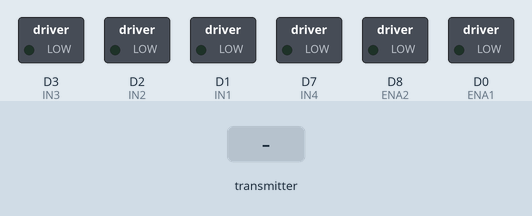
The sketch below on a simulated ESP8266 (NodeMCU). Shown: switched loads named in the sketch (green lamp = pin HIGH). The inputs (shaded band) are chosen by the test bench.

Above: at 1.2 s.
1.3 s: the transmitter starts sending potValue1 = 0
At 2.3 s:
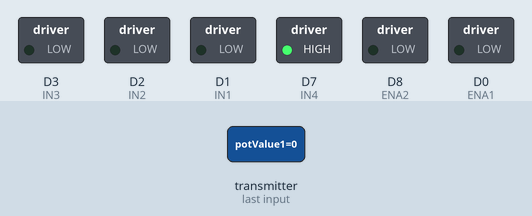
2.8 s: the transmitter starts sending potValue1 = 256
At 3.4 s:
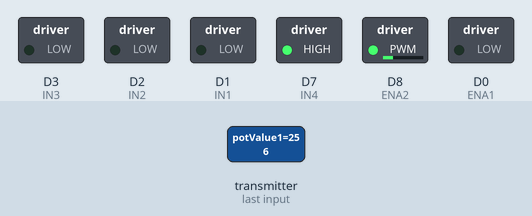
4.3 s: the transmitter starts sending potValue1 = 512
At 5.5 s:
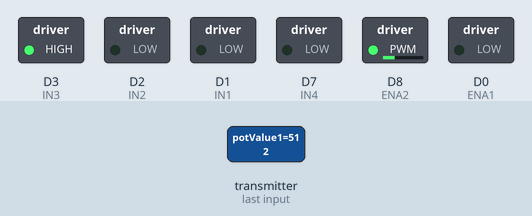
5.8 s: the transmitter starts sending potValue1 = 1023
At 6.9 s:
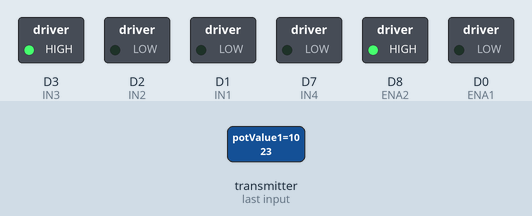
Timing chart, 0 to 8.3 s (numbered marks = the images above; inputs shaded):
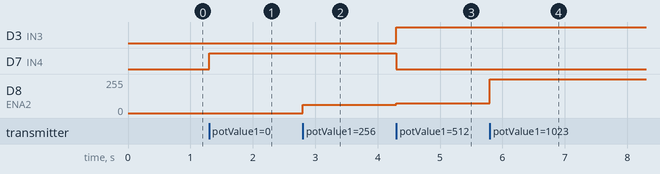

Measured:
- after the input at 1.3 s, D7 (IN4): LOW → HIGH at once
- after the input at 2.8 s, D8 (ENA2): 0/255 → 63/255 at once
- after the input at 4.3 s, D3 (IN3): LOW → HIGH at once; D7 (IN4): HIGH → LOW at once; D8 (ENA2): 63/255 → 73/255 at once
- after the input at 5.8 s, D8 (ENA2): 73/255 → 255/255 at once

The sketch:

Reciever-MOTOR-A_Test.ino
```cpp
// /workspaces/princessWinipini/tests/Connection Tests/Reciever-MOTOR-A_Test.ino
// princessWinipini Boat Project
// Created by calpkim & TitoSpike
// ©2025

//A work in advanced, this is GOING TO FAIL : )

// Import Libraries
#include <ESP8266WiFi.h>
#include <espnow.h>

// Motor A
int ENA1 = D0; // 16;
int IN1 = D1; // 5;
int IN2 = D2; // 4;

// Motor B
int IN3 = D3; //0;
int IN4 = D7; //13;
int ENA2 = D8; //15;

// Setting minimum duty cycle
int dutyCycle = 0;


//
typedef struct struct_message {
  int potValue1; // Motor B, throttle
  int potValue2; // Motor A, steering
} struct_message;

struct_message incomingData;

void OnDataRecv(uint8_t *mac, uint8_t *incomingDataBytes, uint8_t len) {
  memcpy(&incomingData, incomingDataBytes, sizeof(incomingData));
  int potValue1 = incomingData.potValue1;
  int potValue2 = incomingData.potValue2;

  int speedThrottle = 0;
  int speedSteering = 0;

  if (potValue1 <= 307) {
    // REVERSE: Scale 0–307 to 0–30
    speedThrottle = map(potValue1, 0, 307, 0, 30);
    // Motor B Reverse
    digitalWrite(IN3, LOW);
    digitalWrite(IN4, HIGH);
    analogWrite(ENA2, speedThrottle);


  } else if (potValue1 >= 308) {
    // FORWARD: Scale 308–1023 to 0–100
    speedThrottle = map(potValue1, 308, 1023, 0, 100);
    // Motor B Forward
    digitalWrite(IN3, HIGH);
    digitalWrite(IN4, LOW);
    analogWrite(ENA2, speedThrottle);


  } else {
    // STOP
    digitalWrite(IN3, LOW);
    digitalWrite(IN4, LOW);
    analogWrite(ENA2, dutyCycle);
  }
//
//
//
//
//
  /*if (potValue2 <= 512) {
    // LEFT: Scale 0–512 to 0–100
    speedSteering = map(potValue2, 0, 512, 0, 100);
    // Motor A Left
    digitalWrite(IN1, LOW);
    digitalWrite(IN2, HIGH);
    analogWrite(ENA1, speedSteering);


  } else if (potValue2 >= 513) {
    // RIGHT: Scale 513–1023 to 0–100
    speedSteering = map(potValue2, 513, 1023, 0, 100);
    // Motor A Right
    digitalWrite(IN1, HIGH);
    digitalWrite(IN2, LOW);
    analogWrite(ENA1, speedSteering);
  } else {
    // STOP
    digitalWrite(IN1, LOW);
    digitalWrite(IN2, LOW);
    analogWrite(ENA1, dutyCycle);
  }
  */
}


void setup() {
  Serial.begin(115200);
  pinMode(ENA2, OUTPUT);
  pinMode(IN3, OUTPUT);
  pinMode(IN4, OUTPUT);
  pinMode(ENA1, OUTPUT);
  pinMode(IN1, OUTPUT);
  pinMode(IN2, OUTPUT);
  analogWriteRange(100);

  WiFi.mode(WIFI_STA);
  WiFi.disconnect();

  if (esp_now_init() != 0) {
    Serial.println("ESP-NOW init failed");
    return;
  }

  esp_now_set_self_role(ESP_NOW_ROLE_SLAVE);
  esp_now_register_recv_cb(OnDataRecv);
}

void loop() {
  // Do nothing; data received via callback
}
```
